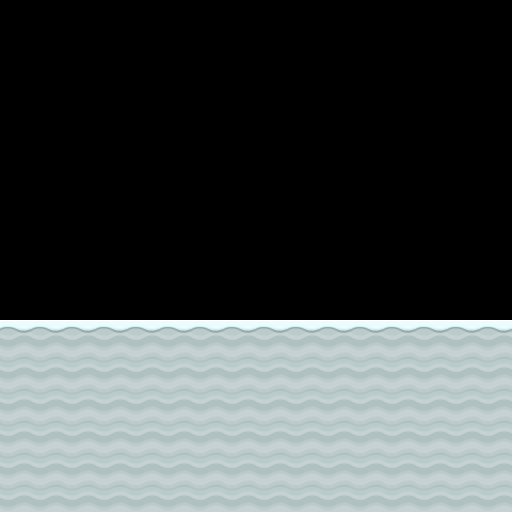

This is a level from a 2D game, rendered from its Tiled map with the project's own tilesets. A one-line summary and the complete map file follow:
An orthogonal 16x16 tile map with 32x32 px tiles, 1 tile layer (Foreground) and 4 objects (Start, Size, End).

<map version="1.10" tiledversion="1.11.2" orientation="orthogonal" renderorder="right-down" width="16" height="16" tilewidth="32" tileheight="32" infinite="0" nextlayerid="5" nextobjectid="6">
 <tileset firstgid="1" name="Ground" tilewidth="32" tileheight="32" tilecount="128" columns="8">
  <image source="../../Art/Kenney/Platformer Pack Redux (360 assets)/Spritesheets/spritesheet_ground_32px.png" width="256" height="512" />
 </tileset>
 <layer id="1" name="Foreground" width="16" height="16">
  <data encoding="csv">
0,0,0,0,0,0,0,0,0,0,0,0,0,0,0,0,
0,0,0,0,0,0,0,0,0,0,0,0,0,0,0,0,
0,0,0,0,0,0,0,0,0,0,0,0,0,0,0,0,
0,0,0,0,0,0,0,0,0,0,0,0,0,0,0,0,
0,0,0,0,0,0,0,0,0,0,0,0,0,0,0,0,
0,0,0,0,0,0,0,0,0,0,0,0,0,0,0,0,
0,0,0,0,0,0,0,0,0,0,0,0,0,0,0,0,
0,0,0,0,0,0,0,0,0,0,0,0,0,0,0,0,
0,0,0,0,0,0,0,0,0,0,0,0,0,0,0,0,
0,0,0,0,0,0,0,0,0,0,0,0,0,0,0,0,
60,60,60,60,60,60,60,60,60,60,60,60,60,60,60,60,
53,53,53,53,53,53,53,53,53,53,53,53,53,53,53,53,
53,53,53,53,53,53,53,53,53,53,53,53,53,53,53,53,
53,53,53,53,53,53,53,53,53,53,53,53,53,53,53,53,
53,53,53,53,53,53,53,53,53,53,53,53,53,53,53,53,
53,53,53,53,53,53,53,53,53,53,53,53,53,53,53,53
</data>
 </layer>
 <group id="4" name="Objects" visible="0">
  <objectgroup id="2" name="ground_Collision">
   <object id="1" x="0" y="320" width="512" height="192" />
  </objectgroup>
  <objectgroup id="3" name="Markers">
   <object id="2" name="Start" x="0" y="320" width="32" height="32" />
   <object id="4" name="Size" x="512" y="512" width="32" height="32" />
   <object id="5" name="End" x="480" y="320" width="32" height="32" />
  </objectgroup>
 </group>
</map>
